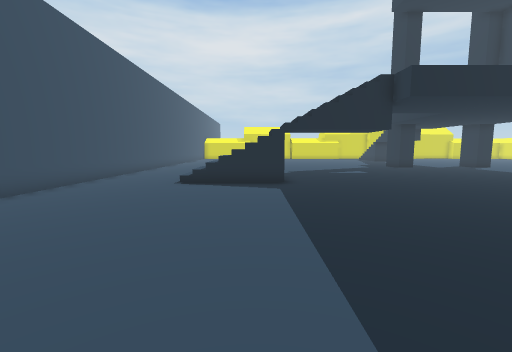
view 1 (above)

18 first-person views from a walk through a Unity game level. The camera is 1.3 m above the floor, tilts 6° down and sees 90° across. The floor is counted in squares, 1 m on a side. Each view is taken from the middle of a square. On the plan, view 1 faces up. The plan holds only what a view shows up to about 13 squares ahead; the rest is blank. The place goes on beyond the plan. The player is left out. Some animated figures are not drawn. Some surface patterns are stand-ins.

view 2
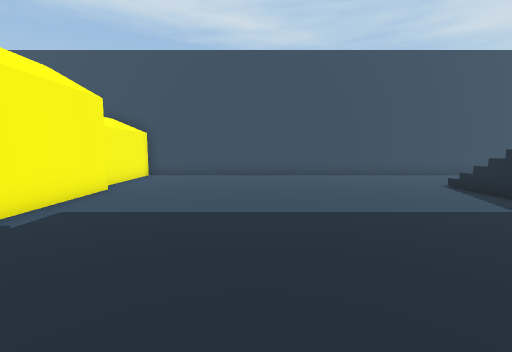

view 3
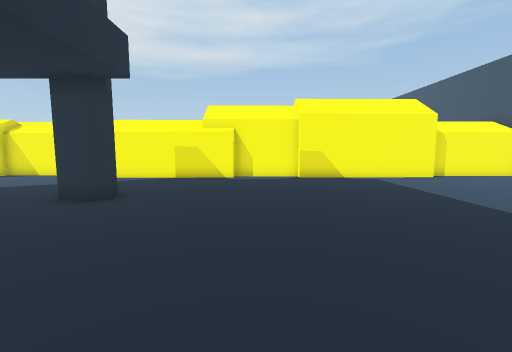

view 4
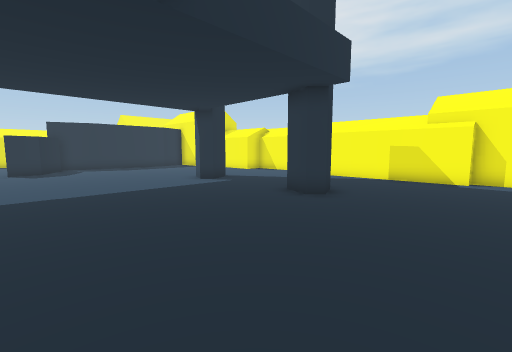

view 5
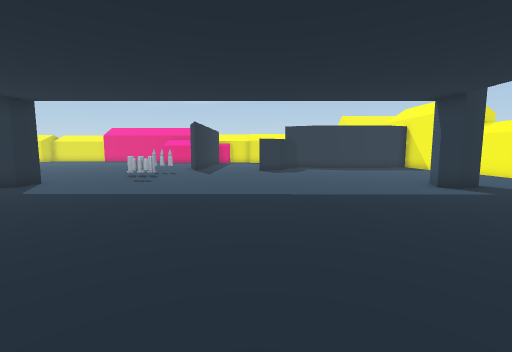

view 6
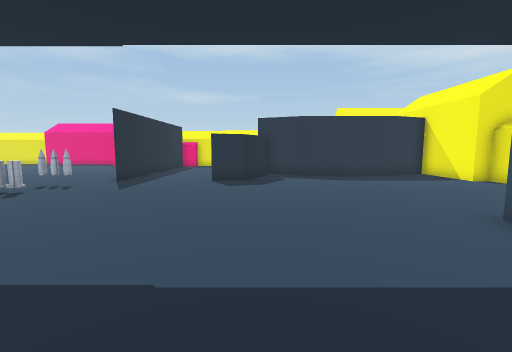

view 7
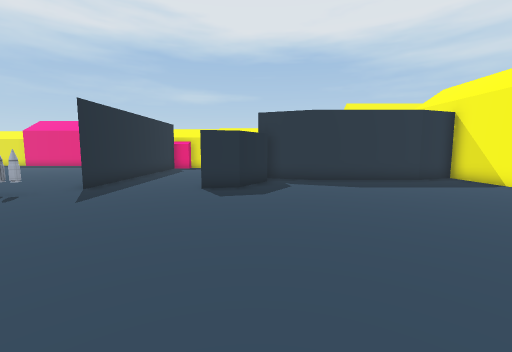

view 8
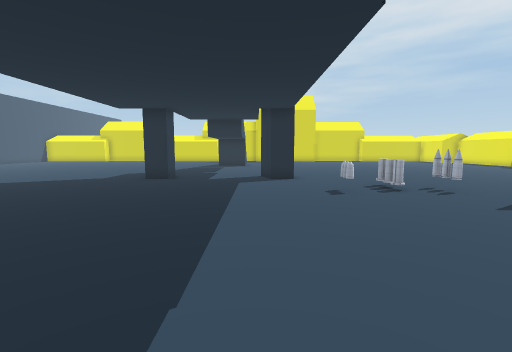

view 9
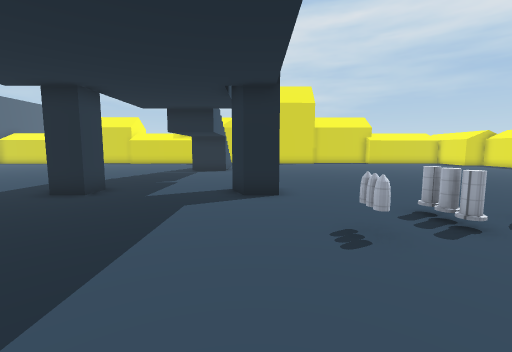

view 10
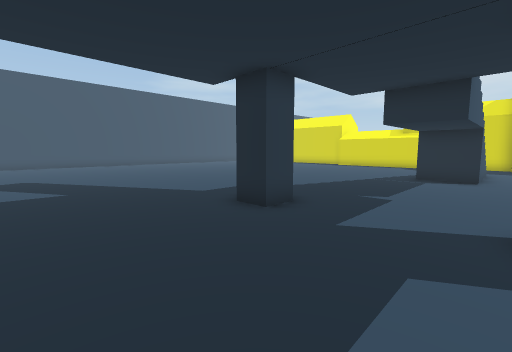

view 11
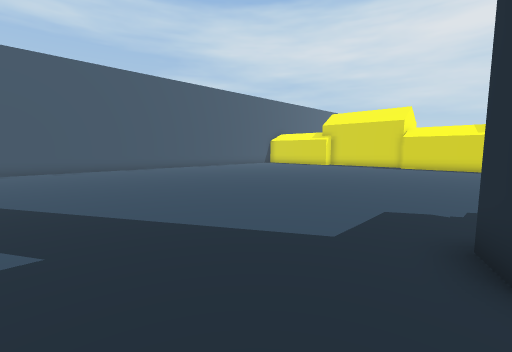

view 12
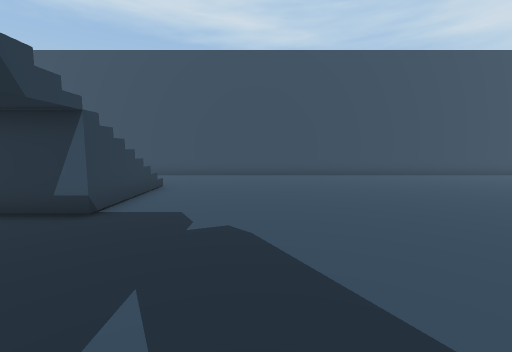

view 13
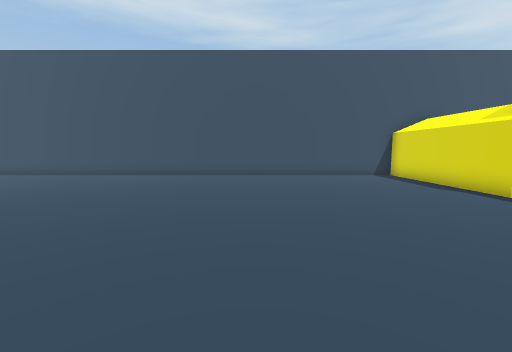

view 14
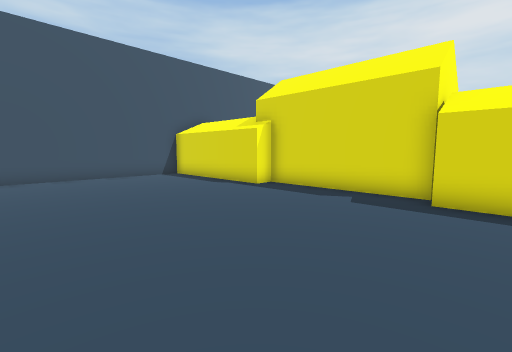

view 15
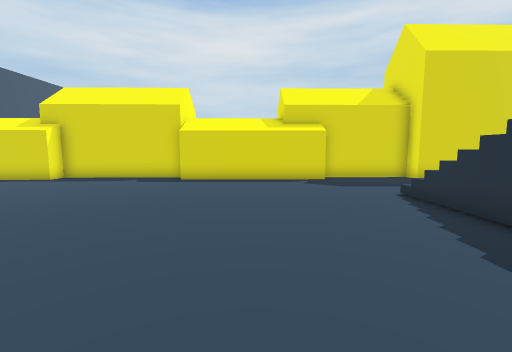

view 16
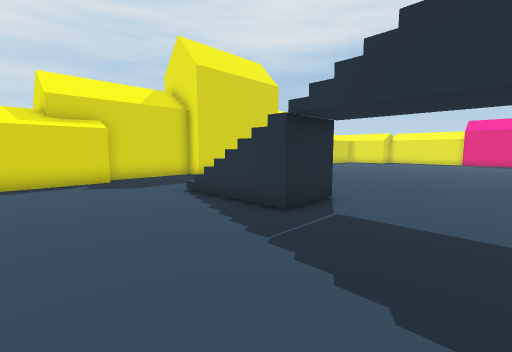

view 17
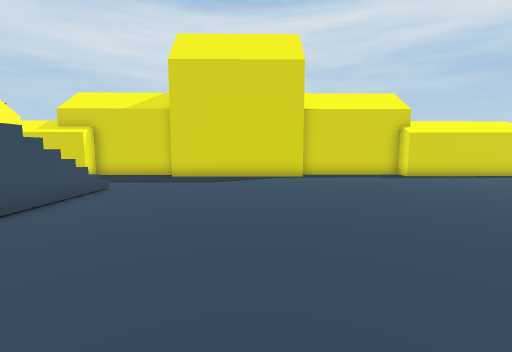

view 18
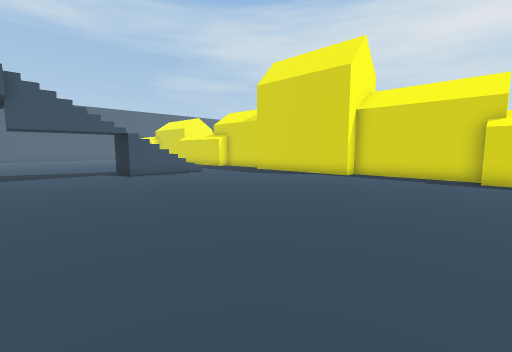

### Floor plan
Key: @ floor where view 1 was taken; # wall or solid block; . floor; / step, stairs or slope; = window, fence, low wall or low ledge; v drop or lower ground; O other object.
Columns run from 7 left of view 1 to 27 right of it. Each row starts with its distance up from view 1.
 37             O   OO            OOO
 36      OOOOOOOOOOOO OOOOOOOOOO OOOO O
 35  OOOOOOOOOOOOOOOOOOOOOOOOOOOOOOOOOO
 34 #OOOOOO.....OOOOOOO...OOOOOOO.....O
 33 #..................................
 32 #..................................
 31 #..................................
 30 #................../ /.............
 29 #................../ =.............
 28 #................../ v.............
 27 #................../ v.............
 26 #.................../#.............
 25 #..................................
 24 #..................................
 23 #..................................
 22 #..................................
 21 #...................... ......  ..
 20 #...................... ...........
 19 #................OO...   ..........
 18 #................O#................
 17 #..................................
 16 #..........................OO.....
 15 #........................O.OO....
 14 #.............................#####
 13 #..................................
 12 #....///#..........................
 11 #...//  /..........................
 10 #.../////....................O...
  9 #.............................O
  8 #.............................OO
  7 #...............................#
  6 #...............................#
  5 #...............................#
  4 #................O.....O........#
  3 #................OO...O O.......#
  2 #...............................#
  1 #.................. ............#
  0 #......@...........  ...........#
 -1 #...................  .......OOOOO
 -2 #OOOO  OO  OOOOOOOOOO  ..OOO O  OO
 -3  OOOO  OO         OO   OOO O
 -4  O

Positions as (right, up) in squares from view 1, and headings:
1: (0, 0), facing up
2: (6, 3), facing left
3: (6, 10), facing down
4: (6, 10), facing down-right
5: (7, 10), facing right
6: (12, 8), facing right
7: (14, 8), facing right
8: (15, 7), facing up
9: (16, 11), facing up
10: (15, 14), facing up-left
11: (10, 15), facing up-left
12: (6, 15), facing left
13: (6, 27), facing left
14: (6, 27), facing up-left
15: (8, 23), facing up
16: (8, 23), facing up-right
17: (19, 22), facing up
18: (27, 22), facing up-left
